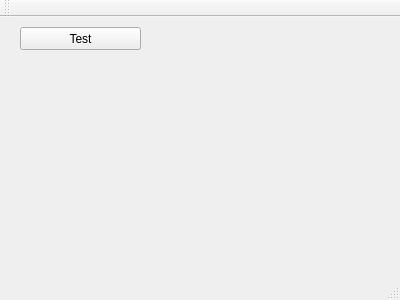
<?xml version="1.0" encoding="UTF-8"?>
<ui version="4.0">
 <class>MainWindow</class>
 <widget class="QMainWindow" name="MainWindow">
  <property name="geometry">
   <rect>
    <x>0</x>
    <y>0</y>
    <width>400</width>
    <height>300</height>
   </rect>
  </property>
  <property name="windowTitle">
   <string>GIT Qt test</string>
  </property>
  <widget class="QWidget" name="centralWidget">
   <widget class="QPushButton" name="btnTest">
    <property name="geometry">
     <rect>
      <x>20</x>
      <y>10</y>
      <width>121</width>
      <height>23</height>
     </rect>
    </property>
    <property name="text">
     <string>Test</string>
    </property>
   </widget>
  </widget>
  <widget class="QMenuBar" name="menuBar">
   <property name="geometry">
    <rect>
     <x>0</x>
     <y>0</y>
     <width>400</width>
     <height>21</height>
    </rect>
   </property>
  </widget>
  <widget class="QToolBar" name="mainToolBar">
   <attribute name="toolBarArea">
    <enum>TopToolBarArea</enum>
   </attribute>
   <attribute name="toolBarBreak">
    <bool>false</bool>
   </attribute>
  </widget>
  <widget class="QStatusBar" name="statusBar"/>
 </widget>
 <layoutdefault spacing="6" margin="11"/>
 <resources/>
 <connections/>
</ui>
